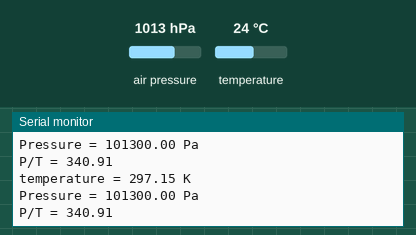
Bench run of a sketch on a simulated Arduino Uno, built with avr-gcc and run on an emulated ATmega328P. On the bench: the last lines printed to the serial monitor. Inputs (shaded band) come from the test bench; at power-on: air pressure 1013 hPa, temperature 24 °C.

Above: at 5.8 s.
5.9 s: air pressure set to 952 hPa
At 11.4 s:
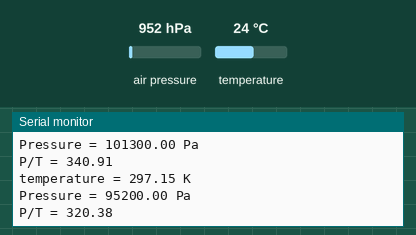
11.9 s: temperature set to 12 °C
At 15.4 s:
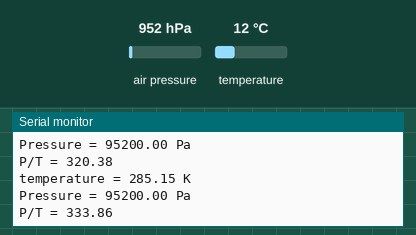
17.9 s: air pressure set to 975 hPa
At 20.7 s:
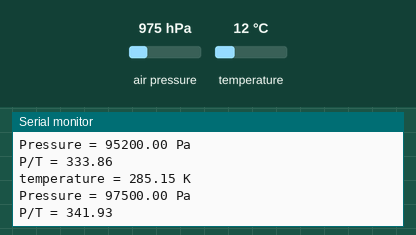
Timing chart, 0 to 22.2 s (numbered marks = the images above; inputs shaded):
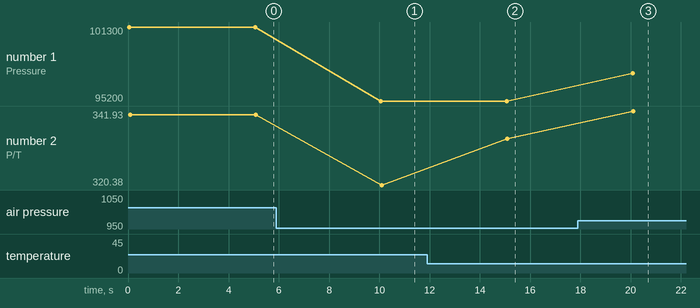

The sketch:

PVT.ino
```cpp
#include <Wire.h>
#include <Adafruit_BMP085.h>

Adafruit_BMP085 bmp;

double pressure, temperature;

void setup() {
  Serial.begin(9600);
  while (!bmp.begin());
  Serial.println("Sensor BMP085 setup finished.");
}

void loop() {
    Serial.print("temperature = ");
    temperature = bmp.readTemperature() + 273.15;
    Serial.print(temperature);
    Serial.println(" K");

    Serial.print("Pressure = ");
    pressure = bmp.readPressure();
    Serial.print(pressure);
    Serial.println(" Pa");

    Serial.print("P/T = ");
    Serial.println(pressure / temperature);

    Serial.println();
    delay(5000);
}
```

Measured:
- after the input at 5.9 s, the serial monitor: prints a new line after 4.2 s (image 1)
- after the input at 11.9 s, the serial monitor: prints a new line after 3.1 s (image 2)
- after the input at 17.9 s, the serial monitor: prints a new line after 2.2 s (image 3)
- plotted number 1: 101300 → 95200 after the input at 5.9 s, 95200 → 97500 after the input at 17.9 s
- plotted number 2: 340.91 → 320.38 after the input at 5.9 s, 320.38 → 333.86 after the input at 11.9 s, 333.86 → 341.93 after the input at 17.9 s
